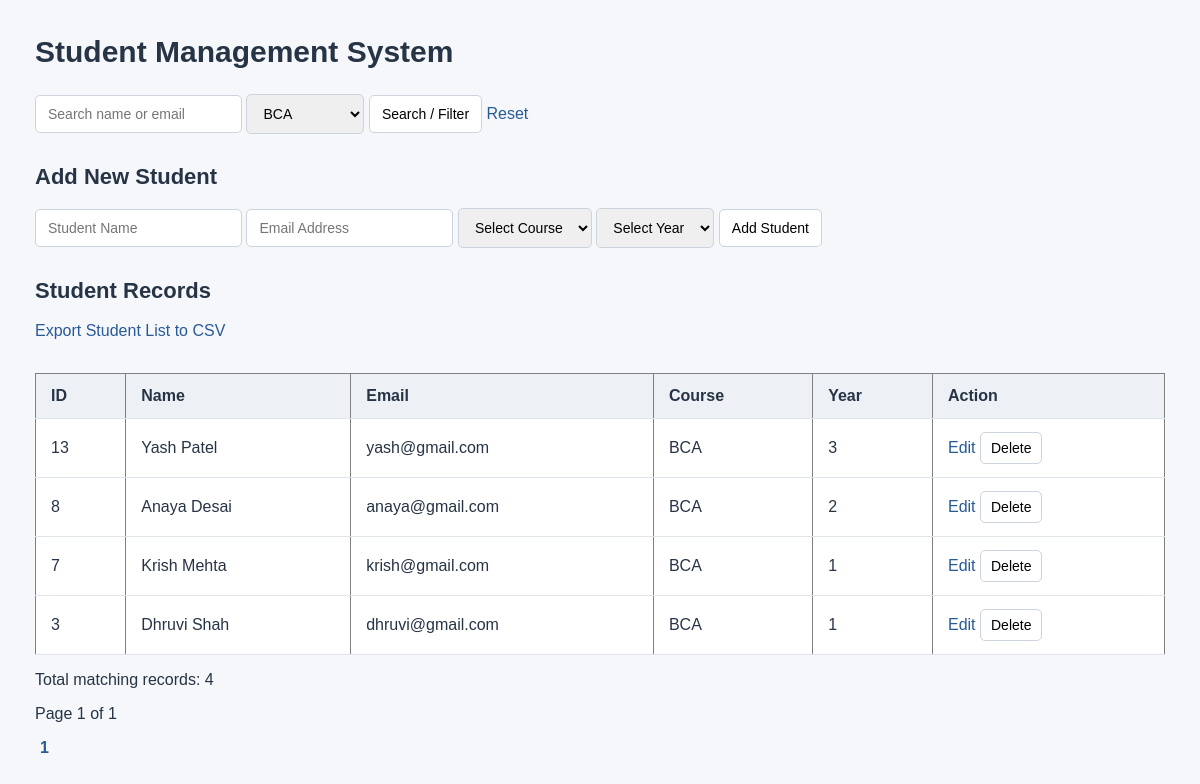
/Practical11/students.php?course=BCA, run on the app's committed database.
### tables this page shows
CREATE TABLE `students` (
  `student_iid` int(11) NOT NULL,
  `name` varchar(100) NOT NULL,
  `email` varchar(150) NOT NULL,
  `course` varchar(50) NOT NULL,
  `year` int(11) NOT NULL
);

### Practical11/students.php (the view, shortened to what this page needs)
<?php
require "db.php";
$search=trim($_GET["search"] ?? "");
$course=trim($_GET["course"] ?? "");
$limit=5;
$page=max(1,(int)($_GET["page"] ?? 1));
$offset=($page-1)*$limit;
$sql="SELECT COUNT(*) AS total FROM students WHERE 1=1";
$params=[];
$types="";
if($course!=="") {
    $sql.=" AND course=?";
    $params[]=$course;
    $types.="s";
}
$countStmt=$conn->prepare($sql);
if(!empty($params)) {
    $countStmt->bind_param($types,...$params);
}
$countStmt->execute();
$total=(int)$countStmt->get_result()->fetch_assoc()["total"];
$totalPages=max(1,(int)ceil($total/$limit));
$sql=str_replace("COUNT(*) AS total","*", $sql);
$sql.=" ORDER BY student_iid DESC LIMIT ? OFFSET ?";
$params[]=$limit;
$params[]=$offset;
$types.="ii";
$stmt=$conn->prepare($sql);
$stmt->bind_param($types,...$params);
$stmt->execute();
$result=$stmt->get_result();
?>
<!DOCTYPE html>
<html lang="en">
<head>
    <link rel="stylesheet" href="students.css">
</head>
<body>
    <h1>Student Management System</h1>
    <form method="GET" action="students.php">
        <input type="text" name="search"
               placeholder="Search name or email"
               value="<?php echo htmlspecialchars($search); ?>">
        <select name="course">
            <option value="BCA" <?php if($course==="BCA") echo "selected"; ?>>BCA</option>
        </select>
        <button type="submit">Search / Filter</button>
        <a href="students.php">Reset</a>
    </form>
<h2>Add New Student</h2>
<form method="POST" action="students.php">
    <input type="text" name="name" placeholder="Student Name" required>
    <input type="email" name="email" placeholder="Email Address" required>
    <select name="course" required>
        <option value="">Select Course</option>
    </select>
    <select name="year" required>
        <option value="">Select Year</option>
    </select>
    <button type="submit" name="add_student">Add Student</button>
</form>
    <h2>Student Records</h2>
    <a href="export_students.php">Export Student List to CSV</a>
<br><br>
    <table border="1" cellpadding="8" cellspacing="0">
        <tr>
            <th>ID</th>
            <th>Name</th>
            <th>Email</th>
            <th>Course</th>
            <th>Year</th>
            <th>Action</th>
        </tr>
        <?php while($student=$result->fetch_assoc()) { ?>
        <tr>
            <td><?php echo $student["student_iid"]; ?></td>
            <td><?php echo htmlspecialchars($student["name"]); ?></td>
            <td><?php echo htmlspecialchars($student["email"]); ?></td>
            <td><?php echo htmlspecialchars($student["course"]); ?></td>
            <td><?php echo htmlspecialchars((string)$student["year"]); ?></td>
            <td>
                <a href="edit_student.php?id=<?php echo $student['student_iid']; ?>">Edit</a>
                <form method="POST" action="delete_student.php"
                    onsubmit="return confirm('Are you sure you want to delete this student?');"
                    style="display:inline;">
                    <button type="submit" name="delete_student">Delete</button>
                </form>
            </td>
        </tr>
        <?php } ?>
    </table>
   <p>Total matching records: <?php echo $total; ?></p>
    <p>Page <?php echo $page; ?> of <?php echo $totalPages; ?></p>
    <div>
    <?php for($i=1;$i<=$totalPages;$i++) { ?>
        <a href="?page=<?php echo $i; ?>&search=<?php echo urlencode($search); ?>&course=<?php echo urlencode($course); ?>"
           style="margin:5px;<?php if($i===$page) echo 'font-weight:bold;'; ?>">
            <?php echo $i; ?>
        </a>
    <?php } ?>
</div>
</body>
</html>

### Practical11/students.css (style rules this page uses)
* { box-sizing:border-box; }
body { margin:0; padding:35px; font-family:Arial, sans-serif; background:#f5f7fa; color:#263445; }
h1 { margin:0 0 25px; font-size:30px; font-weight:700; }
h2 { margin:30px 0 18px; font-size:22px; }
form { margin-bottom:20px; }
input, select, button { padding:10px 12px; font-size:14px; border:1px solid #ccd3dc; border-radius:5px; }
button { cursor:pointer; background:#fff; }
a { color:#285a96; text-decoration:none; }
table { width:100%; border-collapse:collapse; background:#fff; margin-top:15px; }
th, td { padding:13px 15px; text-align:left; border-bottom:1px solid #e0e5eb; }
th { background:#edf1f5; font-weight:600; }
td form { display:inline; margin:0; }
td button { padding:7px 10px; }

### data on the page
students: student_iid "13", name "Yash Patel", email "yash@gmail.com", course "BCA", year "3"
students: student_iid "8", name "Anaya Desai", email "anaya@gmail.com", course "BCA", year "2"
students: student_iid "7", name "Krish Mehta", email "krish@gmail.com", course "BCA", year "1"
students: student_iid "3", name "Dhruvi Shah", email "dhruvi@gmail.com", course "BCA", year "1"

### other printed values
$total "4"
$page "1"
$totalPages "1"
